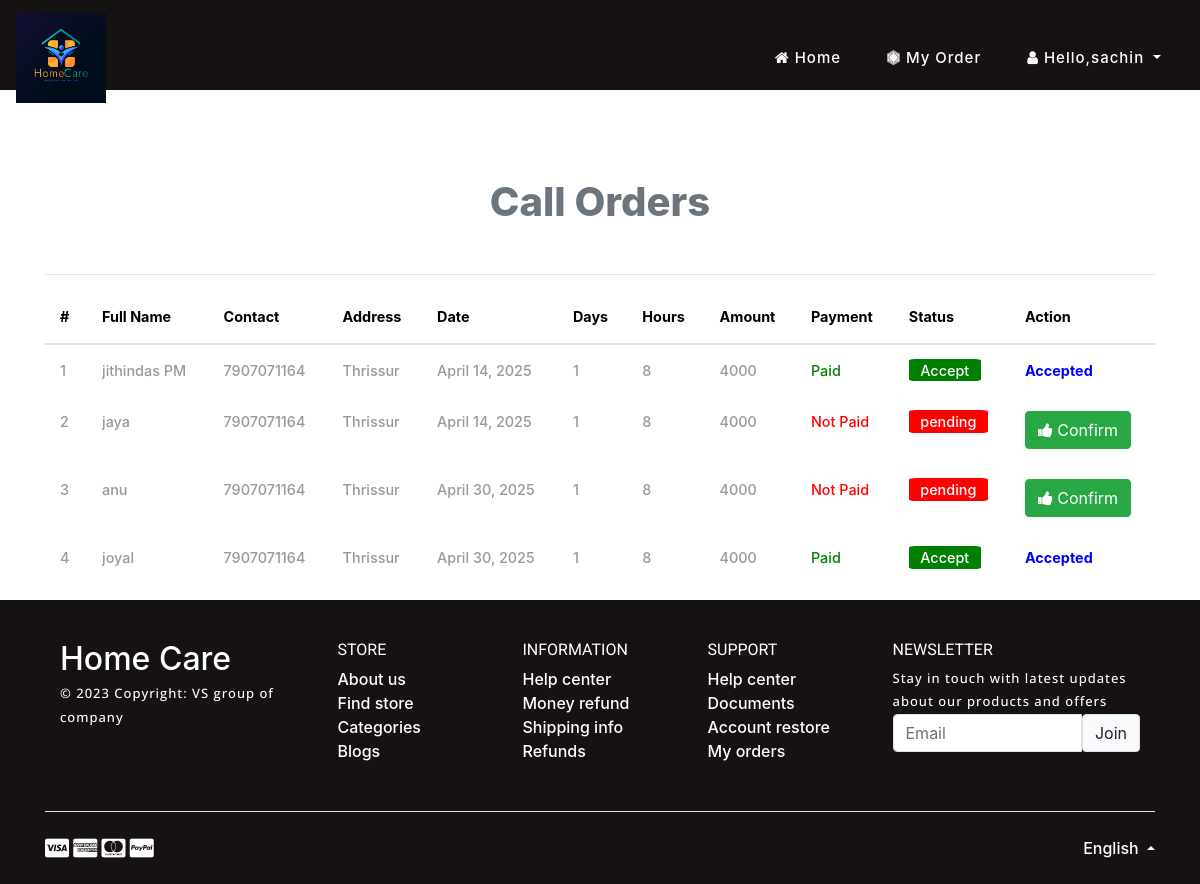
Page /service_order (signed in) on the committed database.
### home_service/models.py (models this page shows, shortened)
class Order(models.Model):
    report_status = models.CharField(max_length=100, null=True)
    status = models.ForeignKey(Status,on_delete=models.CASCADE,null=True)
    service = models.ForeignKey(Service_Man, on_delete=models.CASCADE, null=True)
    customer = models.ForeignKey(Customer, on_delete=models.CASCADE, null=True)
    book_date = models.DateField(null=True)
    book_days = models.CharField(max_length=100, null=True)
    book_hours = models.CharField(max_length=100, null=True)
    price=models.IntegerField(null=True)
    razorpay_payment_id = models.CharField(max_length=100, null=True)
    razorpay_order_id = models.CharField(max_length=100, null=True)
    razorpay_signature = models.CharField(max_length=100, null=True)

class Customer(models.Model):
    user = models.ForeignKey(User, on_delete=models.CASCADE, null=True)
    contact = models.CharField(max_length=100, null=True)
    address = models.CharField(max_length=100, null=True)
    image = models.FileField(null=True,blank=True)

class Status(models.Model):
    status = models.CharField(max_length=30, null=True)

### home_service/views.py (the view)
# urls.py: path('service_order',Service_Order,name="service_order"),
def Service_Order(request):
    user= User.objects.get(id=request.user.id)
    error=""
    try:
        sign = Customer.objects.get(user=user)
        error = "pat"
    except:
        sign = Service_Man.objects.get(user=user)
        pass
    terro=""
    if None == sign.service_name:
        terro = "message"
    else:
        if sign.status.status == "pending":
            terro="message1"
    order = Order.objects.filter(service=sign)
    d = {'error':error,'terro':terro,'order':order}
    return render(request,'service_order.html',d)

### home_service/templates/service_order.html (shortened to what this page needs)
{% extends 'index.html' %}
{% load static %}
{% block body %}
	<div class="w3l_banner_info" style="height:10px">
		<div class="slider1">
			<div class="callbacks_container">
				<ul class="rslides" id="slider3">
					<li>
						<div class="slider1-img" style="height:90px">
							<div class="slider_banner_info">
							</div>
						</div>
					</li>
				</ul>
			</div>
		</div>
	</div>
</header>
<div class="container-fluid" style="margin-top:10%">
  <div class="container">
    <div class="text-center my-5">
      <span class="h1 text-secondary" style="font-weight: 800;">Call Orders</span>
    </div><hr>
    <table class="table table-hover">
      <thead>
        <tr>
          <th style="color:black">#</th>
          <th style="color:black">Full Name</th>
          <th style="color:black">Contact</th>
          <th style="color:black">Address</th>
          <th style="color:black">Date</th>
          <th style="color:black">Days</th>
          <th style="color:black">Hours</th>
          <th style="color:black">Amount</th>
          <th style="color:black">Payment</th>
          <th style="color:black">Status</th>
          <th style="color:black">Action</th>
        </tr>
      </thead>
      <tbody>
        {% for i in order %}
          <tr>
            <td>{{forloop.counter}}</td>
            <td>{{i.customer.user.username}} {{i.customer.user.last_name}}</td>
            <td>{{i.customer.contact}}</td>
            <td>{{i.customer.address}}</td>
            <td>{{i.book_date}}</td>
            <td>{{i.book_days}}</td>
            <td>{{i.book_hours}}</td>
            <td>{{i.price}}</td>
            {% if i.report_status == "Success" %}
               <td style="color:green;">Paid</td>
            {% else %}
               <td style="color:red;">Not Paid</td>
               {% endif %}
            {% if i.status.status == 'Accept' %}
              <td>
                <span style="color:white;background:green;padding:0.2em 0.8em 0.2em 0.8em;border-radius:8%">{{i.status.status}}</span>
              </td>
            {% else %}
              <td>
                <span style="color:white;background:red;padding:0.2em 0.8em 0.2em 0.8em;border-radius:8%">{{i.status.status}}</span>
              </td>
            {% endif %}
            {% if i.status.status == 'Accept' %}
              <td style="font-weight:bold;color:blue">Accepted</td>
            {% else %}
              <td>
                <a href="{% url 'accept_confirmation' i.id %}" >
                  <button class="btn btn-success"  onclick="return confirm('Are You Confirm for Accept Order?')"><i class="fa fa-thumbs-up"></i> Confirm</button>
                </a>
              </td>
            {% endif %}
          </tr>
        {% endfor %}
      </tbody>
    </table>
  </div>
</div>
{% endblock %}

### home_service/templates/index.html (shortened to what this page needs)
<!DOCTYPE html>
{% load static %}
<html>
<head>
<link href="{% static 'css/bootstrap.min.css' %}" rel="stylesheet" type="text/css" media="all">
<link href="{% static 'css/fontawesome-all.min.css' %}" rel="stylesheet" type="text/css" media="all">
<link href="{% static 'css/easy-responsive-tabs.css' %}" rel='stylesheet' type='text/css'/>
<link rel="stylesheet" href="{% static 'css/flexslider.css' %}" type="text/css" media="all">
<link rel="stylesheet" type="text/css" href="{% static 'css/style_common.css' %}" />
<link rel="stylesheet" type="text/css" href="{% static 'css/style1.css' %}" />
<link href="{% static 'css/style.css' %}" rel="stylesheet" type="text/css" media="all"/>
<link rel="stylesheet" href="https://cdnjs.cloudflare.com/ajax/libs/font-awesome/4.7.0/css/font-awesome.min.css">
</head>
<body>
<header>
	<nav class="navbar navbar-expand-lg navbar-light">
      <a class="navbar-brand" href="{% url 'home' %}"><img src="{%static 'images/logo.avif'%}" alt="" style="width: 1.8em;"></a>
      <div class="collapse navbar-collapse" id="navbarSupportedContent">
        <ul class="navbar-nav ml-auto">
          {% if request.user.is_staff %}
            <li class="nav-item dropdown">
              <a class="nav-link dropdown-toggle" href="#" id="navbarDropdown"  role="button" data-toggle="dropdown" aria-haspopup="true" aria-expanded="false">
                <i class="fa fa-user"></i> Hello,{{request.user.username}}
              </a>
              <div class="dropdown-menu" aria-labelledby="navbarDropdown">
                <a class="dropdown-item" href="{% url 'profile' %}">Profile</a>
                <a class="dropdown-item" href="{% url 'logout' %}">Logout</a>
              </div>
            </li>
          {% else %}
          {% if request.user.username %}
            {% if error == "pat" %}
            <!-- <form class="d-flex" role="search" method="GET" action="{% url 'customer_service_cat_search' %}">
              <input class="form-control me-2" name="category" type="search" placeholder="Search Category" aria-label="Search">
              <button class="btn btn-dark" type="submit">Search</button>
            </form> -->
            <div class="form-check form-check-inline">
              <input class="form-check-input" type="radio" name="search_type" id="search_category" value="category" checked>
              <label class="form-check-label text-white" for="search_category">Category</label>
            </div>
            <div class="form-check form-check-inline">
              <input class="form-check-input" type="radio" name="search_type" id="search_city" value="city">
              <label class="form-check-label text-white" for="search_city">City</label>
            </div>
            <form class="d-flex" role="search" method="GET" action="{% url 'customer_service_cat_search' %}">
              <div id="category_search_box">
                <input class="form-control me-2" name="category" type="search" placeholder="Search Category" aria-label="Search">
              </div>
              <button class="btn btn-dark" type="submit">Search</button>
            </form>
            <form class="d-flex" role="search" method="GET" action="{% url 'customer_service_city_search' %}">
              <div id="city_search_box">
                <input class="form-control me-2" name="city" type="search" placeholder="Search City" aria-label="Search">
              </div>
              <button class="btn btn-dark" type="submit">Search</button>
            </form>
              <li class="nav-item ">
                <a class="nav-link" href="{% url 'user_home' %}">
                <i class="fa fa-home"></i> Home</a>
              </li>
              <li class="nav-item ">
                <a class="nav-link" href="{% url 'service' %}">
                <i class="fa fa-car"></i> Service</a>
              </li>
              <li class="nav-item ">
                <a class="nav-link" href="{% url 'customer_order' %}">
                <i class="fa fa-file"></i> My Booking</a>
              </li>
              <li class="nav-item dropdown">
                <a class="nav-link dropdown-toggle" href="#" id="navbarDropdown"  role="button" data-toggle="dropdown" aria-haspopup="true" aria-expanded="false">
                  <i class="fa fa-user"></i> Hello,{{request.user.username}}
                </a>
                <div class="dropdown-menu" aria-labelledby="navbarDropdown">
                  <a class="dropdown-item" href="{% url 'profile' %}">Profile</a>
                  <a class="dropdown-item" href="{% url 'logout' %}">Logout</a>
                </div>
              </li>
            {% else %}
            <li class="nav-item ">
              <a class="nav-link" href="{% url 'service_home' %}">
              <i class="fa fa-home"></i> Home</a>
            </li>
            <li class="nav-item ">
              <a class="nav-link" href="{% url 'service_order' %}">
              <i class="fa fa-first-order"></i> My Order </a>
            </li>
            <li class="nav-item dropdown">
              <a class="nav-link dropdown-toggle" href="#" id="navbarDropdown"  role="button" data-toggle="dropdown" aria-haspopup="true" aria-expanded="false">
              <i class="fa fa-user"></i> Hello,{{request.user.username}}
              </a>
            </li>
          {% endif %}
          {% endif %}
            {% endif %}
        </ul>
      </div>
  </nav>
    {% block body %}
    {% endblock %}
      <footer class="text-lg-start text-white text-muted mt-auto mb-0" style="background-color:rgb(22, 18, 18);">
        <section class="">
          <div class="container text-white text-md-start pt-4 pb-4">
            <div class="row mt-3">
              <div class="col-12 col-lg-3 col-sm-12 mb-2">
                <a href="" target="_blank" class=" h2">
                  Home Care
                </a>
                <p class="mt-1 text-white">
                  © 2023 Copyright: VS group of company
                </p>
              </div>
              <div class="col-6 col-sm-4 col-lg-2">
                <h6 class="text-uppercase text-white fw-bold mb-2">
                  Store
                </h6>
                <ul class="list-unstyled mb-4 text-white">
                  <li><a class="text-white" href="#">About us</a></li>
                  <li><a class="text-white" href="#">Find store</a></li>
                  <li><a class="text-white" href="#">Categories</a></li>
                  <li><a class="text-white" href="#">Blogs</a></li>
                </ul>
              </div>
              <div class="col-6 col-sm-4 col-lg-2">
                <h6 class="text-uppercase text-white fw-bold mb-2">
                  Information
                </h6>
                <ul class="list-unstyled mb-4">
                  <li><a class="text-white" href="#">Help center</a></li>
                  <li><a class="text-white" href="#">Money refund</a></li>
                  <li><a class="text-white" href="#">Shipping info</a></li>
                  <li><a class="text-white" href="#">Refunds</a></li>
                </ul>
              </div>
              <div class="col-6 col-sm-4 col-lg-2">
                <h6 class="text-uppercase text-white fw-bold mb-2">
                  Support
                </h6>
                <ul class="list-unstyled mb-4">
                  <li><a class="text-white" href="#">Help center</a></li>
                  <li><a class="text-white" href="#">Documents</a></li>
                  <li><a class="text-white" href="#">Account restore</a></li>
                  <li><a class="text-white" href="#">My orders</a></li>
                </ul>
              </div>
              <div class="col-12 col-sm-12 col-lg-3">
                <h6 class="text-uppercase text-white fw-bold mb-2">Newsletter</h6>
                <p class="text-white">Stay in touch with latest updates about our products and offers</p>
                <div class="input-group mb-3">
                  <input type="email" class="form-control border" placeholder="Email" aria-label="Email" aria-describedby="button-addon2" />
                  <button class="btn btn-light border shadow-0" type="button" id="button-addon2" data-mdb-ripple-color="dark">
                    Join
                  </button>
                </div>
              </div>
            </div>
          </div>
        </section>
        <div class="">
          <div class="container">
            <div class="d-flex justify-content-between py-4 border-top">
              <div>
                <i class="fab fa-lg fa-cc-visa text-white"></i>
                <i class="fab fa-lg fa-cc-amex text-white"></i>
                <i class="fab fa-lg fa-cc-mastercard text-white"></i>
                <i class="fab fa-lg fa-cc-paypal text-white"></i>
              </div>
              <div class="dropdown dropup">
                <a class="dropdown-toggle text-white" href="#" id="Dropdown" role="button" data-mdb-toggle="dropdown" aria-expanded="false"> English </a>
              </div>
            </div>
          </div>
        </div>
      </footer>
</body>
</html>

### home_service/static/css/easy-responsive-tabs.css (style rules this page uses)
body { margin: 0px; padding: 0px; background: #f5f5f5; font-weight: 500; }
ul.resp-tabs-list, p { margin: 0px; padding: 0px; }

### home_service/static/css/style.css (style rules this page uses)
body { padding: 0; margin: 0; background-color:#fff; }
body a { transition: 0.5s all; -webkit-transition: 0.5s all; -moz-transition: 0.5s all; -o-transition: 0.5s all; -ms-transition: 0.5s all; text-decoration: none; }
h1, h2, h3, h4, h5, h6 { margin: 0; padding: 0; font-weight:normal; font-family: 'Roboto', sans-serif; }
p { margin: 0; letter-spacing:1px; line-height:1.8em; font-size:13px; font-family: 'Open Sans', sans-serif; }
.row { margin:0px; padding:0px; }
ul { margin: 0; padding: 0; }
a { color:#000; }
.navbar-collapse { padding: 0; }
.slider_banner_info { padding-top: 18em; text-align: center; width: 60%; margin: 0 auto; }
.slider1-img { background-color:rgb(22, 18, 18); background-size: cover; -webkit-background-size: cover; -moz-background-size: cover; -o-background-size: cover; -ms-background-size: cover; height: 400px; }
#slider2, #slider3 { box-shadow: none; -moz-box-shadow: none; -webkit-box-shadow: none; margin: 0 auto; }
.callbacks { position: relative; list-style: none; overflow: hidden; width: 100%; padding: 0; margin: 0; }
.callbacks li { position: absolute; width: 100%; }
.rslides { position: relative; list-style: none; overflow: hidden; width: 100%; padding: 0; }
.rslides li { -webkit-backface-visibility: hidden; position: absolute; display: none; width: 100%; left: 0; top: 0; }
.rslides li { position: relative; display: block; float: left; }
nav.navbar.navbar-expand-lg.navbar-light { position: absolute; top: 0px; z-index: 9; width:100%; }
.w3l_banner_info { position: relative; }
.navbar-light .navbar-brand { color: #fff; font-size:50px; letter-spacing: 1px; }
.navbar-light .navbar-nav .nav-link { color: #fff; font-size: 15px; letter-spacing: 1px; margin:0 15px; }
.table > thead > tr > th, .table > tbody > tr > th, .table > tfoot > tr > th, .table > thead > tr > td, .table > tbody > tr > td, .table > tfoot > tr > td { border-top: none !important; }
.table td, .table>tbody>tr>td, .table>tbody>tr>th, .table>tfoot>tr>td, .table>tfoot>tr>th, .table>thead>tr>td, .table>thead>tr>th { padding: 15px!important; }
.table > thead > tr > th, .table > tbody > tr > th, .table > tfoot > tr > th, .table > thead > tr > td, .table > tbody > tr > td, .table > tfoot > tr > td { font-size: 0.9em; color: #999; border-top: none !important; }
.input-group { margin-bottom: 20px; }

### home_service/templates/index.html (style rules this page uses)
body { display: flex; flex-direction: column; min-height: 100vh; }

### home_service/templates/service_order.html (style rules this page uses)
th { color:black; font-weight:bold; }

### rows in the picture
Order: customer.user.username "jithindas", customer.user.last_name "PM", customer.contact "7907071164", customer.address "Thrissur", book_date "April 14, 2025", book_days "1", book_hours "8", price "4000", report_status "Paid", status.status "Accept", shows "Accepted"
Order: customer.user.username "jaya", customer.contact "7907071164", customer.address "Thrissur", book_date "April 14, 2025", book_days "1", book_hours "8", price "4000", shows "Not Paid", status.status "pending", shows "Confirm"
Order: customer.user.username "anu", customer.contact "7907071164", customer.address "Thrissur", book_date "April 30, 2025", book_days "1", book_hours "8", price "4000", shows "Not Paid", status.status "pending", shows "Confirm"
Order: customer.user.username "joyal", customer.contact "7907071164", customer.address "Thrissur", book_date "April 30, 2025", book_days "1", book_hours "8", price "4000", report_status "Paid", status.status "Accept", shows "Accepted"

### other values in the picture
{{ request.user.username }} "sachin"
